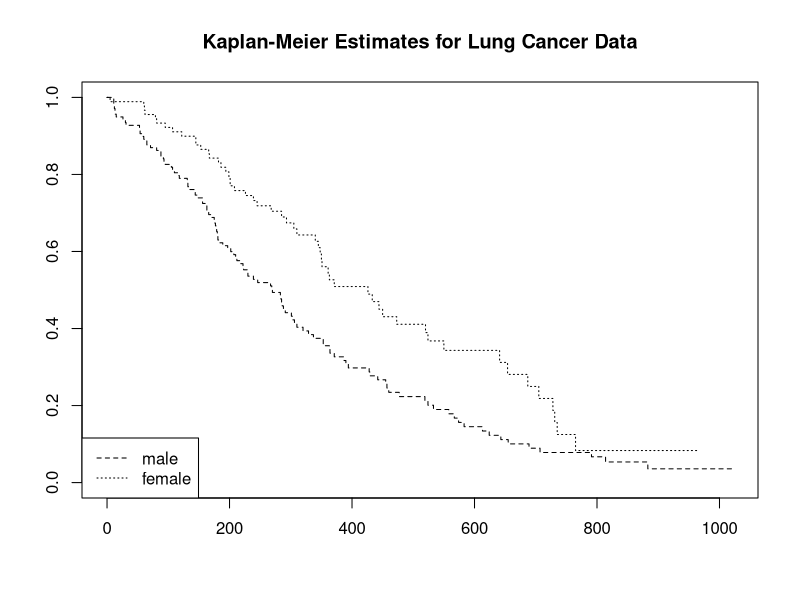
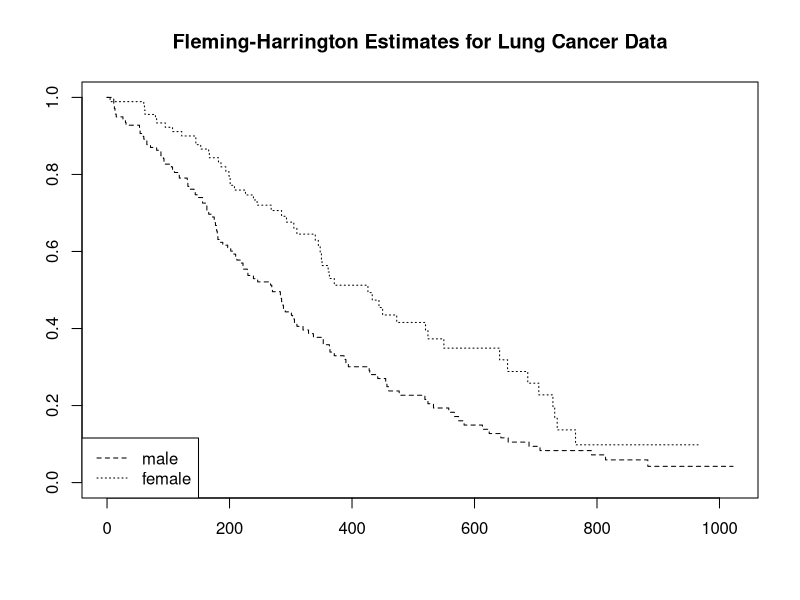

Reproduce these figures in R, in order.
## ---- chunk 1
library(survival)
dat = lung
## ---- chunk 2
fit1 <- survfit(Surv(time, status) ~ sex, data=dat)
plot(fit1, lty=2:3, main = "Kaplan-Meier Estimates for Lung Cancer Data")
legend("bottomleft", c("male", "female"), lty = c(2,3))
## ---- chunk 3
fit2 <- survfit(Surv(time, status) ~ sex, type = "fh2", data=dat)
plot(fit2, lty=2:3,  main = "Fleming-Harrington Estimates for Lung Cancer Data")
legend("bottomleft", c("male", "female"), lty = c(2,3))
## ---- chunk 4
print(fit1)
print(fit2)
